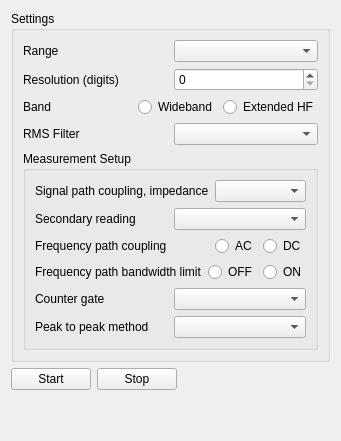
      <widget class="QWidget" name="acv_tab">
       <attribute name="title">
        <string>ACV</string>
       </attribute>
       <layout class="QVBoxLayout" name="verticalLayout_10">
        <item>
         <widget class="QGroupBox" name="acv_sett_groupbox">
          <property name="sizePolicy">
           <sizepolicy hsizetype="Preferred" vsizetype="Preferred">
            <horstretch>0</horstretch>
            <verstretch>0</verstretch>
           </sizepolicy>
          </property>
          <property name="title">
           <string>Settings</string>
          </property>
          <layout class="QVBoxLayout" name="verticalLayout_33">
           <item>
            <layout class="QHBoxLayout" name="horizontalLayout_33">
             <item>
              <widget class="QLabel" name="label_25">
               <property name="text">
                <string>Range</string>
               </property>
              </widget>
             </item>
             <item>
              <widget class="QComboBox" name="acv_range_combobox"/>
             </item>
            </layout>
           </item>
           <item>
            <layout class="QHBoxLayout" name="horizontalLayout_34">
             <item>
              <widget class="QLabel" name="label_26">
               <property name="text">
                <string>Resolution (digits)</string>
               </property>
              </widget>
             </item>
             <item>
              <widget class="QSpinBox" name="acv_resol_spinbox"/>
             </item>
            </layout>
           </item>
           <item>
            <layout class="QHBoxLayout" name="horizontalLayout_5">
             <item>
              <widget class="QLabel" name="label_7">
               <property name="sizePolicy">
                <sizepolicy hsizetype="Expanding" vsizetype="Preferred">
                 <horstretch>0</horstretch>
                 <verstretch>0</verstretch>
                </sizepolicy>
               </property>
               <property name="text">
                <string>Band</string>
               </property>
              </widget>
             </item>
             <item>
              <widget class="QRadioButton" name="acv_wide_radiobutton">
               <property name="text">
                <string>Wideband</string>
               </property>
              </widget>
             </item>
             <item>
              <widget class="QRadioButton" name="acv_ext_radiobutton">
               <property name="text">
                <string>Extended HF</string>
               </property>
              </widget>
             </item>
            </layout>
           </item>
           <item>
            <layout class="QHBoxLayout" name="horizontalLayout_35">
             <item>
              <widget class="QLabel" name="label_27">
               <property name="text">
                <string>RMS Filter</string>
               </property>
              </widget>
             </item>
             <item>
              <widget class="QComboBox" name="acv_filter_combobox"/>
             </item>
            </layout>
           </item>
           <item>
            <widget class="QGroupBox" name="acv_meas_groupbox">
             <property name="sizePolicy">
              <sizepolicy hsizetype="Preferred" vsizetype="Preferred">
               <horstretch>0</horstretch>
               <verstretch>0</verstretch>
              </sizepolicy>
             </property>
             <property name="title">
              <string>Measurement Setup</string>
             </property>
             <layout class="QVBoxLayout" name="verticalLayout_34">
              <item>
               <layout class="QHBoxLayout" name="horizontalLayout_10">
                <item>
                 <widget class="QLabel" name="label_8">
                  <property name="text">
                   <string>Signal path coupling, impedance</string>
                  </property>
                 </widget>
                </item>
                <item>
                 <widget class="QComboBox" name="acv_couimp_combobox"/>
                </item>
               </layout>
              </item>
              <item>
               <layout class="QHBoxLayout" name="horizontalLayout_11">
                <item>
                 <widget class="QLabel" name="label_9">
                  <property name="text">
                   <string>Secondary reading</string>
                  </property>
                 </widget>
                </item>
                <item>
                 <widget class="QComboBox" name="acv_secread_combobox"/>
                </item>
               </layout>
              </item>
              <item>
               <layout class="QHBoxLayout" name="horizontalLayout_12">
                <item>
                 <widget class="QLabel" name="label_10">
                  <property name="sizePolicy">
                   <sizepolicy hsizetype="Expanding" vsizetype="Preferred">
                    <horstretch>0</horstretch>
                    <verstretch>0</verstretch>
                   </sizepolicy>
                  </property>
                  <property name="text">
                   <string>Frequency path coupling</string>
                  </property>
                 </widget>
                </item>
                <item>
                 <widget class="QRadioButton" name="acv_ac_radiobutton">
                  <property name="text">
                   <string>AC</string>
                  </property>
                  <attribute name="buttonGroup">
                   <string notr="true">buttonGroup</string>
                  </attribute>
                 </widget>
                </item>
                <item>
                 <widget class="QRadioButton" name="acv_dc_radiobutton">
                  <property name="text">
                   <string>DC</string>
                  </property>
                  <attribute name="buttonGroup">
                   <string notr="true">buttonGroup</string>
                  </attribute>
                 </widget>
                </item>
               </layout>
              </item>
              <item>
               <layout class="QHBoxLayout" name="horizontalLayout_13">
                <item>
                 <widget class="QLabel" name="label_11">
                  <property name="sizePolicy">
                   <sizepolicy hsizetype="Expanding" vsizetype="Preferred">
                    <horstretch>0</horstretch>
                    <verstretch>0</verstretch>
                   </sizepolicy>
                  </property>
                  <property name="text">
                   <string>Frequency path bandwidth limit</string>
                  </property>
                 </widget>
                </item>
                <item>
                 <widget class="QRadioButton" name="acv_off_radiobutton">
                  <property name="text">
                   <string>OFF</string>
                  </property>
                  <attribute name="buttonGroup">
                   <string notr="true">buttonGroup_2</string>
                  </attribute>
                 </widget>
                </item>
                <item>
                 <widget class="QRadioButton" name="acv_on_radiobutton">
                  <property name="text">
                   <string>ON</string>
                  </property>
                  <attribute name="buttonGroup">
                   <string notr="true">buttonGroup_2</string>
                  </attribute>
                 </widget>
                </item>
               </layout>
              </item>
              <item>
               <layout class="QHBoxLayout" name="horizontalLayout_14">
                <item>
                 <widget class="QLabel" name="label_12">
                  <property name="text">
                   <string>Counter gate</string>
                  </property>
                 </widget>
                </item>
                <item>
                 <widget class="QComboBox" name="acv_count_combobox"/>
                </item>
               </layout>
              </item>
              <item>
               <layout class="QHBoxLayout" name="horizontalLayout_15">
                <item>
                 <widget class="QLabel" name="label_13">
                  <property name="text">
                   <string>Peak to peak method</string>
                  </property>
                 </widget>
                </item>
                <item>
                 <widget class="QComboBox" name="acv_pktpk_combobox"/>
                </item>
               </layout>
              </item>
             </layout>
            </widget>
           </item>
          </layout>
         </widget>
        </item>
        <item>
         <layout class="QHBoxLayout" name="horizontalLayout_17">
          <item>
           <widget class="QPushButton" name="acv_start_pushbutton">
            <property name="text">
             <string>Start</string>
            </property>
           </widget>
          </item>
          <item>
           <widget class="QPushButton" name="acv_stop_pushbutton">
            <property name="text">
             <string>Stop</string>
            </property>
           </widget>
          </item>
          <item>
           <spacer name="horizontalSpacer_4">
            <property name="orientation">
             <enum>Qt::Horizontal</enum>
            </property>
            <property name="sizeHint" stdset="0">
             <size>
              <width>40</width>
              <height>20</height>
             </size>
            </property>
           </spacer>
          </item>
         </layout>
        </item>
        <item>
         <spacer name="verticalSpacer_3">
          <property name="orientation">
           <enum>Qt::Vertical</enum>
          </property>
          <property name="sizeHint" stdset="0">
           <size>
            <width>20</width>
            <height>40</height>
           </size>
          </property>
         </spacer>
        </item>
       </layout>
      </widget>
